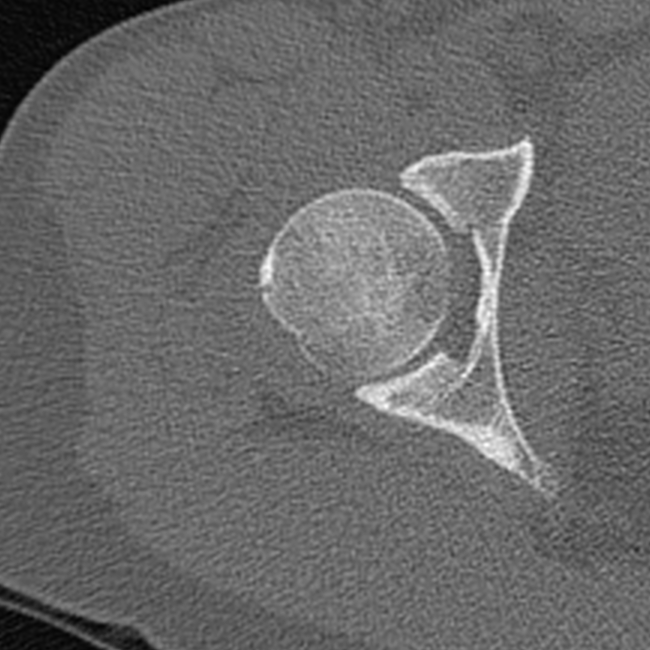
#> input picture img/axial_roi.png, 650 x 650 px, found by its file name
$ jupyter execute --allow-errors femoralHeadSegmentation.ipynb   (shell and % lines are left out)
#> lines starting #> are read from the running program, lines starting #| are printed output that depends on the picture
# Femoral and acetabular cartilage segmentation

### Overview
The project focuses on analyzing CT arthrogram images of human diarthrodial joints. The dataset is sourced from Musculoskeletal Research Laboratories (MRL) at the University of Utah. The primary objective is to develop methods for segmenting the femoral and pelvis cartilage from these medical images.

### Data
The dataset is available publicly and consists of three study groups:
1. Normal hip
2. Retroverted acetabula
3. Traditional acetabular dysplasia

<center>

|        | **Age** | **Weight (kg)** | **Height (cm)** | **BMI**  |
|--------|---------|-----------------|-----------------|----------|
| **Mean**   | 25.23   | 74.30           | 176.5           | 23.46    |
| **Median** | 24      | 70.5            | 176.5           | 22.5     |
| **Range**  | 18-36   | 46-130          | 159-197         | 17.1-36.8|

</center>

### Techniques Used

- Region of Interest Finding

Various image classification techniques were employed:

    - Support Vector Machine (SVM)
    - Convolutional Neural Networks (CNN)
    - ResNet

- Segmentation

Two primary methods were used for segmentation:

    - Classical computer vision techniques such as the Hough Transform
    - Segment Anything Model

## Data

[cell 1]
import os
import cv2
import glob
import pydicom
import numpy as np
import matplotlib.pyplot as plt

filepath = '/home/pappol/Scrivania/uni/medical/FemoralHeadSegmentation/data/normalHip/JOR01'
Pnr = filepath.find('JOR')
Patientnr = filepath[Pnr + len('JOR'):Pnr + len('JOR') + 2]
print('Patient Number:', Patientnr)

[cell 2]
image_files = glob.glob(os.path.join(filepath, '*.dcm'))
image_files.sort()
print('Number of Images =', len(image_files))
#> (the rest of this cell did not finish here and is left out)

[cell 3]
Im = []
Im_Roi = []

for k in range(1, len(image_files)):  # Adjust the range according to your needs
    ds = pydicom.dcmread(image_files[k - 1])
    im = ds.pixel_array  # Load pixel data
    Im.append(im)

    # In this particular dataset, the region of interest (ROI) is defined
    im_roi = im[550:1200, 50:700]

    Im_Roi.append(im_roi)

# Convert the list of NumPy arrays to a NumPy array
Im = np.array(Im)
Im_Roi = np.array(Im_Roi)

print('Shape of the NumPy array =', Im.shape)

[cell 4]
# Specify the slice number (sn) you want to visualize
sn = 357

# Generate the Coronal and Sagittal views
#> (the rest of this cell did not finish here and is left out)

# Locate femoral head circle

## Suggested approach
This approach use Hough circle to find the femoral head. Hough circle is a tecnique that leverages gradient-based edge detection and circle parameter tuning to identify circular shapes within the image.

It heavily relies on parametric considerations, and the effectiveness of the preprocessing step is highly dependent on the characteristics of the input image.

[cell 5]
# [4 lines left out: function treshold, not called in this run]

[cell 6]
# [25 lines left out: function preprocess, not called in this run]

[cell 7]
# [25 lines left out: function visualize_pre_processing, not called in this run]

#> (a cell that did not finish here is left out)

[cell 9]
# [29 lines left out: function find_femoral_head, not called in this run]

#> (a cell that did not finish here is left out)

#> (a cell that did not finish here is left out)

## Novel approach

The novel approach for femoral head segmentation involves the utilization of a SAM (Segment Anything Model) network to perform the segmentation task.
SAM (by Meta AI) is a promptable segmentation system with zero-shot generalization to unfamiliar objects and images, without the need for additional training.

We utilize the SAM network to predict multiple potential segmentations, and then select the one with the most circular shape.

[cell 12]
import matplotlib.pyplot as plt
from PIL import Image
from numpy import asarray
from ultralytics import SAM

#> (a cell that did not finish here is left out)

#> (a cell that did not finish here is left out)

[cell 15]
import numpy as np
import cv2
from matplotlib import pyplot as plt

# [23 lines left out: function most_round_segmentation, not called in this run]

[cell 16]
image = cv2.imread('/home/pappol/Scrivania/uni/medical/FemoralHeadSegmentation/img/axial_roi.png')
#> image is the input picture: shape (650, 650, 3); min 0, max 255, mean 106
#> (the rest of this cell did not finish here and is left out)

[cell 17]
import numpy as np
import matplotlib.pyplot as plt
import matplotlib.patches as patches

# [35 lines left out: function plot_image_with_segmentation, not called in this run]

[cell 18]
img_path = '/home/pappol/Scrivania/uni/medical/FemoralHeadSegmentation/img/axial_roi.png'
#> (the rest of this cell did not finish here and is left out)

[cell 19]
img_path = '/home/pappol/Scrivania/uni/medical/FemoralHeadSegmentation/img/sagittal_roi.png'
image = cv2.imread(img_path)
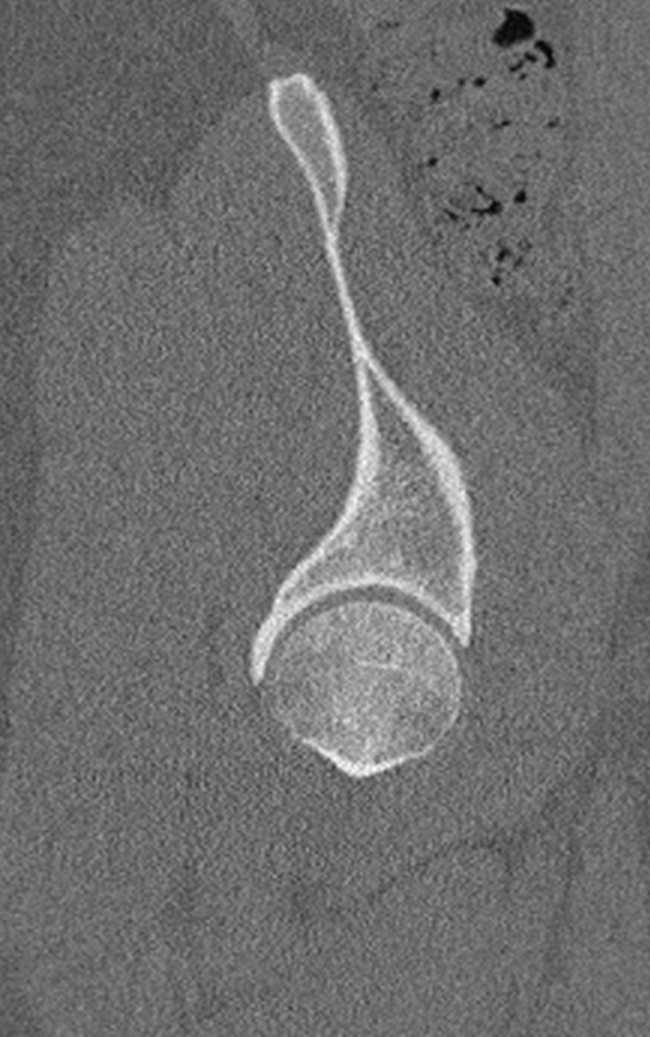
#> input picture img/sagittal_roi.png, 650 x 1037 px, found by its file name
#> image is the input picture: shape (1037, 650, 3); min 0, max 255, mean 110.7
#> (the rest of this cell did not finish here and is left out)

[cell 20]
img_path = '/home/pappol/Scrivania/uni/medical/FemoralHeadSegmentation/img/coronal_roi.png'

image = cv2.imread(img_path)
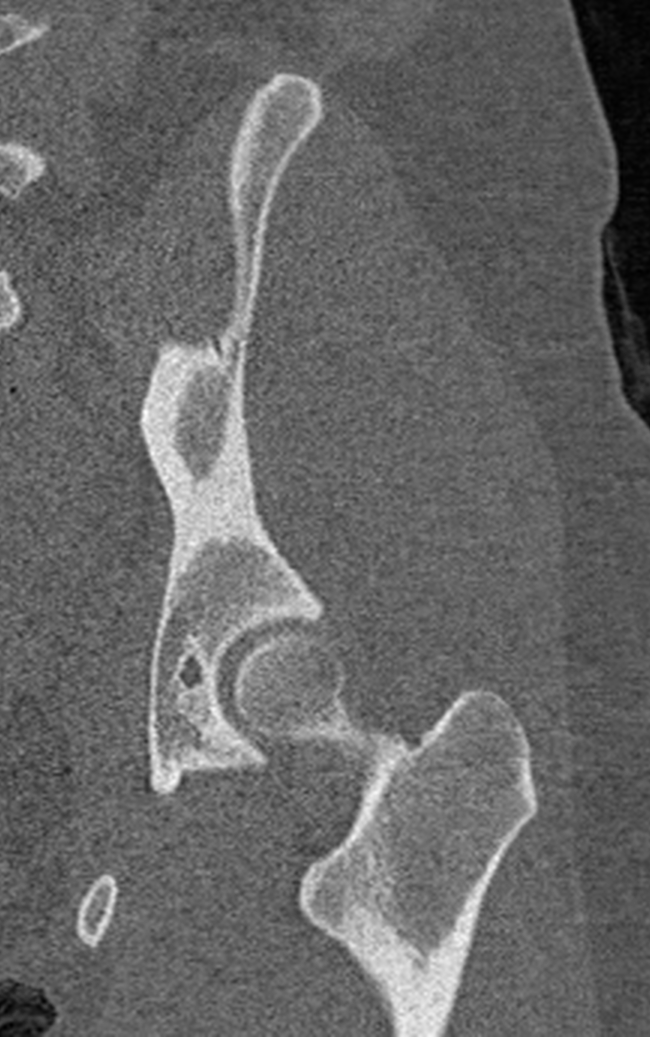
#> input picture img/coronal_roi.png, 650 x 1037 px, found by its file name
#> image is the input picture: shape (1037, 650, 3); min 0, max 255, mean 102.7
#> (the rest of this cell did not finish here and is left out)

# Choose the corrected Slice

An essential aspect of the project is the selection of the appropriate image slice to apply the femoral head segmentation model. We have explored three approaches to address this challenge, as both the Hough Circle method is not suitable for arbitrary slices and the SAM approach proves to be computationally intensive when applied to all available slices.

Therefore, we need an alternative method to efficiently identify the region of interest for segmentation. The idea is run a classifier on all the slides to find the ROI.(frase da riscrivere)

## CNN

We opted to train a CNN for classify between "good" and "bad" image slices, but encountered challenges due to the limited dataset size and the necessity to maintain class balance. As a result, the CNN exhibited significant overfitting issues.

[cell 21]
import torch
import torch.nn as nn
import torch.optim as optim
import torchvision
from torchvision import transforms
from torch.utils.data import DataLoader, Dataset
from tqdm import tqdm
import os
import wandb
from torchvision.transforms import Resize, ToTensor, Normalize, Pad, Compose, RandomRotation, RandomHorizontalFlip, RandomVerticalFlip
# Initialize WandB
wandb.init(project="Femoral Slice Classifier")


class SliceClassifierCNN(nn.Module):
    def __init__(self, num_classes, dropout_prob=0.5):
        super(SliceClassifierCNN, self).__init__()
        self.conv1 = nn.Conv2d(1, 32, kernel_size=3, padding=1)
        self.bn1 = nn.BatchNorm2d(32)
        self.dropout1 = nn.Dropout2d(p=dropout_prob)  # Add dropout
        self.conv2 = nn.Conv2d(32, 64, kernel_size=3, padding=1)
        self.bn2 = nn.BatchNorm2d(64)
        self.dropout2 = nn.Dropout2d(p=dropout_prob)  # Add dropout
        self.conv3 = nn.Conv2d(64, 128, kernel_size=3, padding=1)
        self.bn3 = nn.BatchNorm2d(128)
        self.dropout3 = nn.Dropout2d(p=dropout_prob)  # Add dropout
        self.fc1 = nn.Linear(128 * 64 * 64, 128)
        self.fc2 = nn.Linear(128, num_classes)
        self.relu = nn.ReLU()
        self.maxpool = nn.MaxPool2d(2)

    # [56 lines left out: functions forward, train_model, not called in this run]


    def save_model(self, model_path):
        torch.save(self.state_dict(), model_path)
        print(f'Model saved to {model_path}')

    @classmethod
    def load_model(cls, model_path, num_classes):
        model = cls(num_classes)
